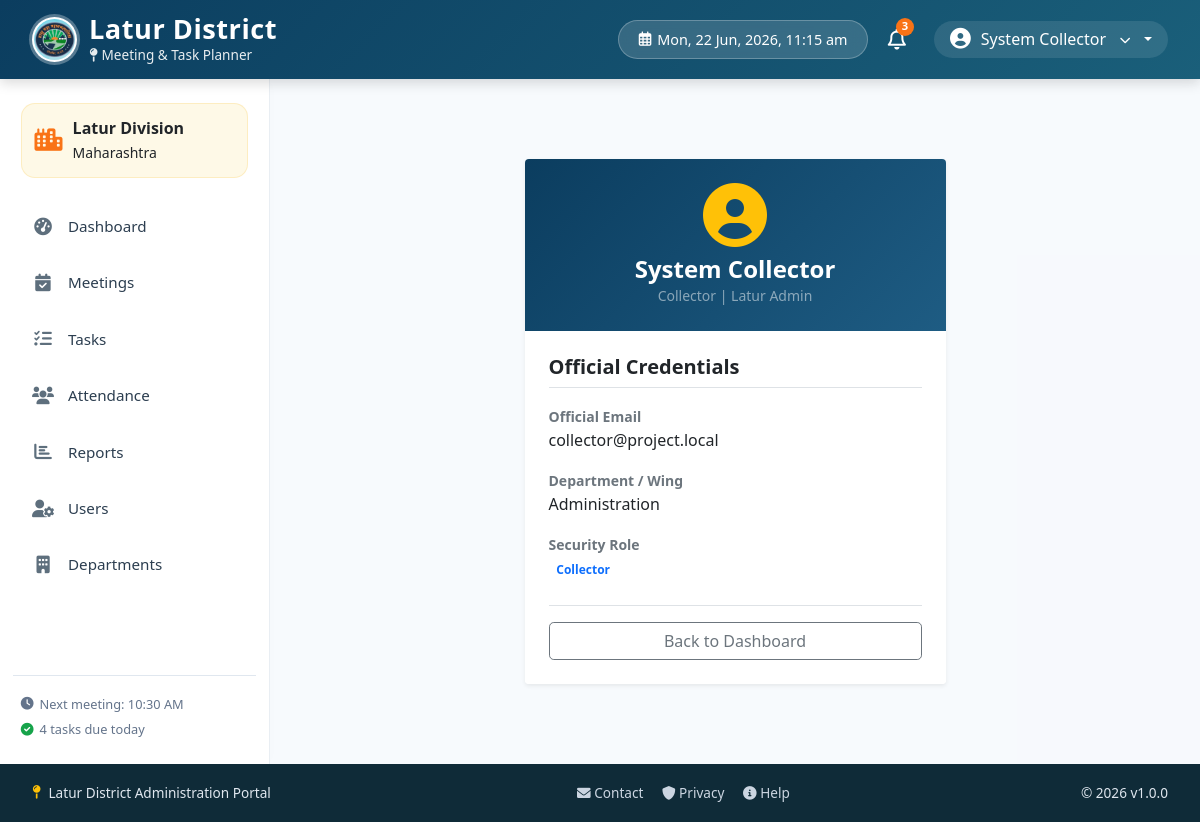
Page /modules/users/profile.php (signed in) on the committed database.
### tables this page shows
CREATE TABLE IF NOT EXISTS users (
  id INT AUTO_INCREMENT PRIMARY KEY,
  name VARCHAR(100) NOT NULL,
  email VARCHAR(150) NOT NULL UNIQUE,
  password VARCHAR(255) NOT NULL,
  role VARCHAR(50) NOT NULL,
  department VARCHAR(100) NOT NULL,
  isDeleted ENUM('Yes','No') NOT NULL DEFAULT 'No'
);

### modules/users/profile.php (the view, shortened to what this page needs)
<?php
include_once '../../includes/header.php';
$conn = getDBConnection();
$userId = $_SESSION['user_id'];
$stmt = $conn->prepare("SELECT * FROM users WHERE id = ?");
$stmt->bind_param("i", $userId);
$stmt->execute();
$userData = $stmt->get_result()->fetch_assoc();
?>
<div class="row justify-content-center my-5">
    <div class="col-lg-6">
        <div class="card shadow-sm border-0 rounded-4 overflow-hidden">
            <div class="text-white p-4 text-center" style="background: linear-gradient(135deg, #0b3d5f 0%, #1e5c83 100%);">
                <i class="fas fa-user-circle fa-4x mb-2 text-warning"></i>
                <h4 class="fw-bold mb-0"><?php echo htmlspecialchars($userData['name']); ?></h4>
                <small class="text-white-50"><?php echo htmlspecialchars($userData['role']); ?> | Latur Admin</small>
            </div>
            <div class="card-body p-4 bg-white">
                <div class="mb-4">
                    <h5 class="fw-bold text-gov-blue border-bottom pb-2 mb-3">Official Credentials</h5>
                    <div class="row g-3">
                        <div class="col-12">
                            <label class="form-label small fw-bold text-secondary mb-0">Official Email</label>
                            <div class="fw-semibold text-dark fs-6"><?php echo htmlspecialchars($userData['email']); ?></div>
                        </div>
                        <div class="col-12">
                            <label class="form-label small fw-bold text-secondary mb-0">Department / Wing</label>
                            <div class="fw-semibold text-dark fs-6"><?php echo htmlspecialchars($userData['department']); ?></div>
                        </div>
                        <div class="col-12">
                            <label class="form-label small fw-bold text-secondary mb-0">Security Role</label>
                            <div class="fw-semibold text-dark fs-6">
                                <span class="badge bg-primary-subtle text-primary"><?php echo htmlspecialchars($userData['role']); ?></span>
                            </div>
                        </div>
                    </div>
                </div>
                <div class="mt-4 pt-3 border-top d-flex gap-2">
                    <a href="../../index.php" class="btn btn-outline-secondary rounded-3 w-100">Back to Dashboard</a>
                </div>
            </div>
        </div>
    </div>
</div>
<?php include_once '../../includes/footer.php'; ?>

### rows in the picture
users: name "System Collector", role "Collector", email "collector@project.local", department "Administration"

### other values in the picture
$userName "System Collector"
